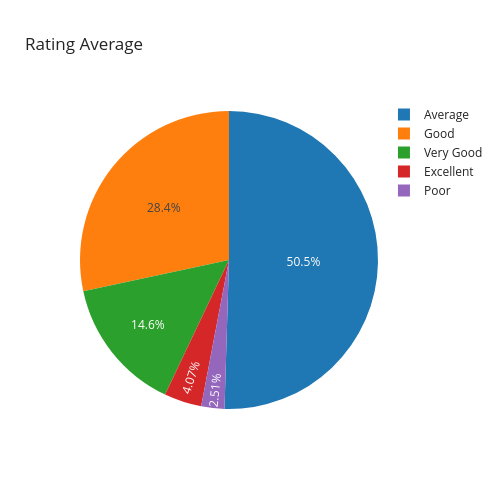

Source (notebook cell):
### Code cell
fig=px.pie(names=df["Rating text"].value_counts().index,values=df["Rating text"].value_counts(),template = 'simple_white',
          title="Rating Average",width=500,height=500)
fig.update_traces(textfont_size=12,textposition="inside",textinfo='percent')
fig.show()

### Figure 1 — Plotly figure (JSON) as saved in the notebook; plotly's stock layout.template omitted (floating-point values rounded to 4 significant figures)
{"data": [{"domain": {"x": [0, 1], "y": [0, 1]}, "hovertemplate": "label=%{label}<br>value=%{value}<extra></extra>", "labels": ["Average", "Good", "Very Good", "Excellent", "Poor"], "legendgroup": "", "name": "", "showlegend": true, "textfont": {"size": 12}, "textinfo": "percent", "textposition": "inside", "type": "pie", "values": [3737, 2100, 1079, 301, 186]}], "layout": {"height": 500, "legend": {"tracegroupgap": 0}, "title": {"text": "Rating Average"}, "width": 500}}
